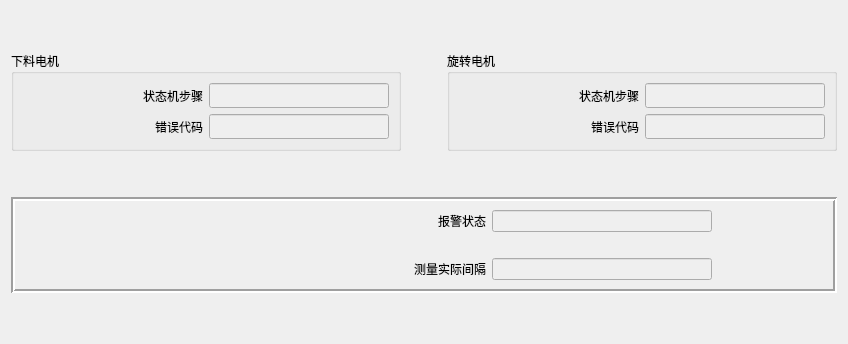
   <widget class="QWidget" name="tab_3">
    <attribute name="title">
     <string/>
    </attribute>
    <layout class="QVBoxLayout" name="verticalLayout_4">
     <item>
      <spacer name="verticalSpacer_6">
       <property name="orientation">
        <enum>Qt::Vertical</enum>
       </property>
       <property name="sizeHint" stdset="0">
        <size>
         <width>20</width>
         <height>40</height>
        </size>
       </property>
      </spacer>
     </item>
     <item>
      <layout class="QHBoxLayout" name="horizontalLayout_4">
       <item>
        <widget class="QGroupBox" name="groupBox_4">
         <property name="font">
          <font>
           <family>楷体</family>
          </font>
         </property>
         <property name="title">
          <string>下料电机</string>
         </property>
         <property name="flat">
          <bool>false</bool>
         </property>
         <property name="checkable">
          <bool>false</bool>
         </property>
         <layout class="QGridLayout" name="gridLayout_3">
          <item row="0" column="0">
           <widget class="QLabel" name="label_21">
            <property name="minimumSize">
             <size>
              <width>180</width>
              <height>0</height>
             </size>
            </property>
            <property name="maximumSize">
             <size>
              <width>180</width>
              <height>16777215</height>
             </size>
            </property>
            <property name="font">
             <font>
              <family>楷体</family>
             </font>
            </property>
            <property name="text">
             <string>状态机步骤</string>
            </property>
            <property name="alignment">
             <set>Qt::AlignRight|Qt::AlignTrailing|Qt::AlignVCenter</set>
            </property>
           </widget>
          </item>
          <item row="1" column="0">
           <widget class="QLabel" name="label_19">
            <property name="minimumSize">
             <size>
              <width>180</width>
              <height>0</height>
             </size>
            </property>
            <property name="maximumSize">
             <size>
              <width>180</width>
              <height>16777215</height>
             </size>
            </property>
            <property name="font">
             <font>
              <family>楷体</family>
             </font>
            </property>
            <property name="text">
             <string>错误代码</string>
            </property>
            <property name="alignment">
             <set>Qt::AlignRight|Qt::AlignTrailing|Qt::AlignVCenter</set>
            </property>
           </widget>
          </item>
          <item row="1" column="1">
           <widget class="QLineEdit" name="lE_AxisFeedErrorNo">
            <property name="enabled">
             <bool>false</bool>
            </property>
            <property name="minimumSize">
             <size>
              <width>180</width>
              <height>0</height>
             </size>
            </property>
            <property name="maximumSize">
             <size>
              <width>180</width>
              <height>16777215</height>
             </size>
            </property>
           </widget>
          </item>
          <item row="0" column="1">
           <widget class="QLineEdit" name="lE_AxisFeedStep">
            <property name="enabled">
             <bool>false</bool>
            </property>
            <property name="minimumSize">
             <size>
              <width>180</width>
              <height>0</height>
             </size>
            </property>
            <property name="maximumSize">
             <size>
              <width>180</width>
              <height>16777215</height>
             </size>
            </property>
           </widget>
          </item>
         </layout>
        </widget>
       </item>
       <item>
        <spacer name="horizontalSpacer_2">
         <property name="orientation">
          <enum>Qt::Horizontal</enum>
         </property>
         <property name="sizeHint" stdset="0">
          <size>
           <width>40</width>
           <height>20</height>
          </size>
         </property>
        </spacer>
       </item>
       <item>
        <widget class="QGroupBox" name="groupBox_6">
         <property name="font">
          <font>
           <family>楷体</family>
          </font>
         </property>
         <property name="title">
          <string>旋转电机</string>
         </property>
         <layout class="QGridLayout" name="gridLayout_9">
          <item row="0" column="0">
           <widget class="QLabel" name="label_24">
            <property name="minimumSize">
             <size>
              <width>180</width>
              <height>0</height>
             </size>
            </property>
            <property name="maximumSize">
             <size>
              <width>180</width>
              <height>16777215</height>
             </size>
            </property>
            <property name="font">
             <font>
              <family>楷体</family>
             </font>
            </property>
            <property name="text">
             <string>状态机步骤</string>
            </property>
            <property name="alignment">
             <set>Qt::AlignRight|Qt::AlignTrailing|Qt::AlignVCenter</set>
            </property>
           </widget>
          </item>
          <item row="1" column="1">
           <widget class="QLineEdit" name="lE_AxisSwingErrorNo">
            <property name="enabled">
             <bool>false</bool>
            </property>
            <property name="minimumSize">
             <size>
              <width>180</width>
              <height>0</height>
             </size>
            </property>
            <property name="maximumSize">
             <size>
              <width>180</width>
              <height>16777215</height>
             </size>
            </property>
           </widget>
          </item>
          <item row="0" column="1">
           <widget class="QLineEdit" name="lE_AxisSwingStep">
            <property name="enabled">
             <bool>false</bool>
            </property>
            <property name="minimumSize">
             <size>
              <width>180</width>
              <height>0</height>
             </size>
            </property>
            <property name="maximumSize">
             <size>
              <width>180</width>
              <height>16777215</height>
             </size>
            </property>
           </widget>
          </item>
          <item row="1" column="0">
           <widget class="QLabel" name="label_27">
            <property name="minimumSize">
             <size>
              <width>180</width>
              <height>0</height>
             </size>
            </property>
            <property name="maximumSize">
             <size>
              <width>180</width>
              <height>16777215</height>
             </size>
            </property>
            <property name="font">
             <font>
              <family>楷体</family>
             </font>
            </property>
            <property name="text">
             <string>错误代码</string>
            </property>
            <property name="alignment">
             <set>Qt::AlignRight|Qt::AlignTrailing|Qt::AlignVCenter</set>
            </property>
           </widget>
          </item>
         </layout>
        </widget>
       </item>
      </layout>
     </item>
     <item>
      <spacer name="verticalSpacer_8">
       <property name="orientation">
        <enum>Qt::Vertical</enum>
       </property>
       <property name="sizeHint" stdset="0">
        <size>
         <width>20</width>
         <height>40</height>
        </size>
       </property>
      </spacer>
     </item>
     <item>
      <widget class="QFrame" name="frame_2">
       <property name="frameShape">
        <enum>QFrame::Box</enum>
       </property>
       <property name="frameShadow">
        <enum>QFrame::Sunken</enum>
       </property>
       <property name="lineWidth">
        <number>2</number>
       </property>
       <layout class="QVBoxLayout" name="verticalLayout_3">
        <item>
         <layout class="QGridLayout" name="gridLayout">
          <item row="1" column="3">
           <spacer name="horizontalSpacer_6">
            <property name="orientation">
             <enum>Qt::Horizontal</enum>
            </property>
            <property name="sizeHint" stdset="0">
             <size>
              <width>40</width>
              <height>20</height>
             </size>
            </property>
           </spacer>
          </item>
          <item row="0" column="2">
           <widget class="QLineEdit" name="lE_AlarmStatus">
            <property name="enabled">
             <bool>false</bool>
            </property>
            <property name="minimumSize">
             <size>
              <width>220</width>
              <height>0</height>
             </size>
            </property>
            <property name="maximumSize">
             <size>
              <width>220</width>
              <height>16777215</height>
             </size>
            </property>
           </widget>
          </item>
          <item row="0" column="1">
           <widget class="QLabel" name="label_20">
            <property name="minimumSize">
             <size>
              <width>350</width>
              <height>0</height>
             </size>
            </property>
            <property name="maximumSize">
             <size>
              <width>350</width>
              <height>16777215</height>
             </size>
            </property>
            <property name="font">
             <font>
              <family>楷体</family>
             </font>
            </property>
            <property name="text">
             <string>报警状态</string>
            </property>
            <property name="alignment">
             <set>Qt::AlignRight|Qt::AlignTrailing|Qt::AlignVCenter</set>
            </property>
           </widget>
          </item>
          <item row="3" column="2">
           <widget class="QLineEdit" name="lE_TimeInterval">
            <property name="enabled">
             <bool>false</bool>
            </property>
            <property name="minimumSize">
             <size>
              <width>220</width>
              <height>0</height>
             </size>
            </property>
            <property name="maximumSize">
             <size>
              <width>220</width>
              <height>16777215</height>
             </size>
            </property>
           </widget>
          </item>
          <item row="1" column="0">
           <spacer name="horizontalSpacer_5">
            <property name="orientation">
             <enum>Qt::Horizontal</enum>
            </property>
            <property name="sizeHint" stdset="0">
             <size>
              <width>40</width>
              <height>20</height>
             </size>
            </property>
           </spacer>
          </item>
          <item row="3" column="1">
           <widget class="QLabel" name="label_33">
            <property name="minimumSize">
             <size>
              <width>350</width>
              <height>0</height>
             </size>
            </property>
            <property name="maximumSize">
             <size>
              <width>350</width>
              <height>16777215</height>
             </size>
            </property>
            <property name="font">
             <font>
              <family>楷体</family>
             </font>
            </property>
            <property name="text">
             <string>测量实际间隔</string>
            </property>
            <property name="alignment">
             <set>Qt::AlignRight|Qt::AlignTrailing|Qt::AlignVCenter</set>
            </property>
           </widget>
          </item>
         </layout>
        </item>
       </layout>
      </widget>
     </item>
     <item>
      <spacer name="verticalSpacer_7">
       <property name="orientation">
        <enum>Qt::Vertical</enum>
       </property>
       <property name="sizeHint" stdset="0">
        <size>
         <width>20</width>
         <height>40</height>
        </size>
       </property>
      </spacer>
     </item>
    </layout>
   </widget>
